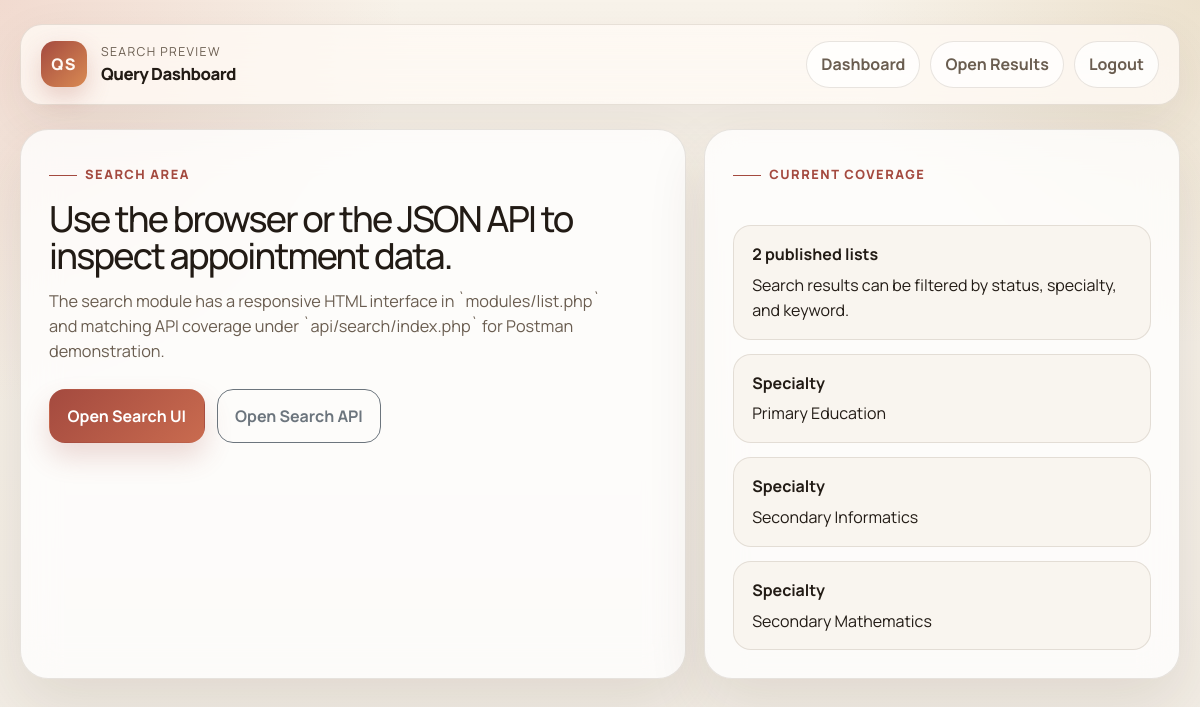
The app's page /modules/search/dashboard.php (signed in) with its own data.
### tables this page shows
CREATE TABLE IF NOT EXISTS specialties (
  id INT UNSIGNED AUTO_INCREMENT PRIMARY KEY,
  code VARCHAR(30) NOT NULL UNIQUE,
  name VARCHAR(120) NOT NULL,
  sector VARCHAR(120) NOT NULL,
  created_at TIMESTAMP NOT NULL DEFAULT CURRENT_TIMESTAMP
);

### includes/functions.php (called while the page is built, shortened)
<?php
function e(?string $value): string
{
    return htmlspecialchars((string) $value, ENT_QUOTES, 'UTF-8');
}

### modules/search/dashboard.php (the view, shortened to what this page needs)
<?php
require_once __DIR__ . '/../../includes/functions.php';
try {
    $pdo = db();
    $specialties = $pdo->query('SELECT name FROM specialties ORDER BY name LIMIT 5')->fetchAll();
    $publishedLists = (int) $pdo
        ->query("SELECT COUNT(*) FROM appointment_lists WHERE status = 'published'")
        ->fetchColumn();
} catch (Throwable $exception) {
    $specialties = [];
    $publishedLists = 0;
}
?>
<?php require_once __DIR__ . '/../../includes/header.php'; ?>
<body>
<div class="app-shell">
  <div class="app-frame">
    <div class="project-topbar">
      <div class="brand-mark">
        <div class="brand-badge">QS</div>
        <div class="brand-copy">
          <span class="brand-eyebrow">Search Preview</span>
          <span class="brand-title">Query Dashboard</span>
        </div>
      </div>
      <div class="topbar-links">
        <a class="topbar-link" href="../dashboard.php">Dashboard</a>
        <a class="topbar-link" href="../list.php">Open Results</a>
        <a class="topbar-link" href="../../auth/logout.php">Logout</a>
      </div>
    </div>
    <div class="dashboard-grid">
      <section class="page-panel dashboard-hero">
        <span class="section-label">Search Area</span>
        <h1 class="hero-title">Use the browser or the JSON API to inspect appointment data.</h1>
        <p class="hero-copy mb-4">
          The search module has a responsive HTML interface in `modules/list.php` and matching
          API coverage under `api/search/index.php` for Postman demonstration.
        </p>
        <div class="stack-actions">
          <a class="btn btn-primary" href="../list.php">Open Search UI</a>
          <a class="btn btn-outline-secondary" href="../../api/search/index.php">Open Search API</a>
        </div>
      </section>
      <aside class="page-panel dashboard-side">
        <span class="section-label">Current Coverage</span>
        <div class="dashboard-list">
          <div class="dashboard-list-item">
            <strong><?= e((string) $publishedLists) ?> published lists</strong>
            Search results can be filtered by status, specialty, and keyword.
          </div>
          <?php foreach ($specialties as $specialty): ?>
            <div class="dashboard-list-item">
              <strong>Specialty</strong>
              <?= e((string) $specialty['name']) ?>
            </div>
          <?php endforeach; ?>
        </div>
      </aside>
    </div>
  </div>
</div>
</body>
</html>

### assests/css/styles.css (style rules this page uses)
:root { --bg: #f6f1e8; --panel: rgba(255, 255, 255, 0.78); --panel-strong: #ffffff; --line: rgba(110, 95, 74, 0.16); --text: #221b15; --muted: #6a5d50; --accent: #a44a3f; --accent-2: #82352c; --accent-soft: #f3dfd4; --ink-soft: #f9f5ef; --success-soft: #dcefdc; }
* { box-sizing: border-box; }
body { margin: 0; font-family: "Manrope", sans-serif; background: var(--bg); color: var(--text); line-height: 1.55; min-height: 100vh; background-image: radial-gradient(circle at top left, rgba(212, 107, 88, 0.18), transparent 28%), radial-gradient(circle at top right, rgba(189, 154, 91, 0.2), transparent 24%), linear-gradient(180deg, #f8f3ea 0%, #f1ece4 100%); }
a { color: var(--accent); text-decoration-thickness: 2px; text-underline-offset: 2px; }
.app-shell { min-height: 100vh; padding: 24px 14px 40px; }
.app-frame { width: min(1160px, 100%); margin: 0 auto; }
.project-topbar { display: flex; justify-content: space-between; align-items: center; gap: 16px; padding: 16px 20px; margin-bottom: 24px; border: 1px solid var(--line); border-radius: 22px; background: rgba(255, 250, 245, 0.78); backdrop-filter: blur(18px); box-shadow: 0 18px 50px rgba(81, 55, 38, 0.08); }
.brand-mark { display: flex; align-items: center; gap: 14px; }
.brand-badge { width: 46px; height: 46px; border-radius: 14px; display: flex; align-items: center; justify-content: center; background: linear-gradient(135deg, var(--accent), #d98a53); color: #fff9f4; font-weight: 800; letter-spacing: 0.08em; box-shadow: 0 10px 24px rgba(164, 74, 63, 0.24); }
.brand-copy { display: flex; flex-direction: column; }
.brand-eyebrow { color: var(--muted); font-size: 0.77rem; text-transform: uppercase; letter-spacing: 0.11em; }
.brand-title { font-size: 1.05rem; font-weight: 800; letter-spacing: -0.03em; }
.topbar-links { display: flex; flex-wrap: wrap; gap: 10px; }
.topbar-link { padding: 10px 14px; border-radius: 999px; border: 1px solid var(--line); background: rgba(255, 255, 255, 0.72); color: var(--muted); text-decoration: none; font-weight: 700; transition: 180ms ease; }
.page-panel { border: 1px solid var(--line); border-radius: 28px; background: var(--panel); backdrop-filter: blur(18px); box-shadow: 0 24px 60px rgba(74, 48, 31, 0.11); }
.hero-title { font-size: clamp(2rem, 3vw, 3rem); line-height: 1.02; letter-spacing: -0.05em; margin-bottom: 14px; }
.hero-copy { color: var(--muted); max-width: 58ch; font-size: 1.02rem; }
.section-label { display: inline-flex; align-items: center; gap: 8px; font-size: 0.8rem; letter-spacing: 0.12em; text-transform: uppercase; color: var(--accent); font-weight: 800; margin-bottom: 16px; }
.section-label::before { content: ""; width: 28px; height: 1px; background: currentColor; }
.btn { border-radius: 16px; font-weight: 700; padding: 0.88rem 1.1rem; }
.btn-primary { background: linear-gradient(135deg, var(--accent), #c96b4f); border-color: transparent; box-shadow: 0 14px 28px rgba(164, 74, 63, 0.2); }
.btn-outline-secondary, .btn-outline-danger, .btn-outline-primary { border-width: 1px; }
.stack-actions { display: flex; flex-wrap: wrap; gap: 12px; }
.dashboard-grid { display: grid; grid-template-columns: 1.4fr 1fr; gap: 18px; }
.dashboard-hero, .dashboard-side, .search-panel { padding: 28px; }
.dashboard-list { display: grid; gap: 14px; margin-top: 24px; }
.dashboard-list-item { padding: 16px 18px; border-radius: 18px; border: 1px solid var(--line); background: var(--ink-soft); }
.dashboard-list-item strong { display: block; margin-bottom: 6px; }

### records on screen
specialties: name "Primary Education"
specialties: name "Secondary Informatics"
specialties: name "Secondary Mathematics"

### other values on screen
$publishedLists "2"
